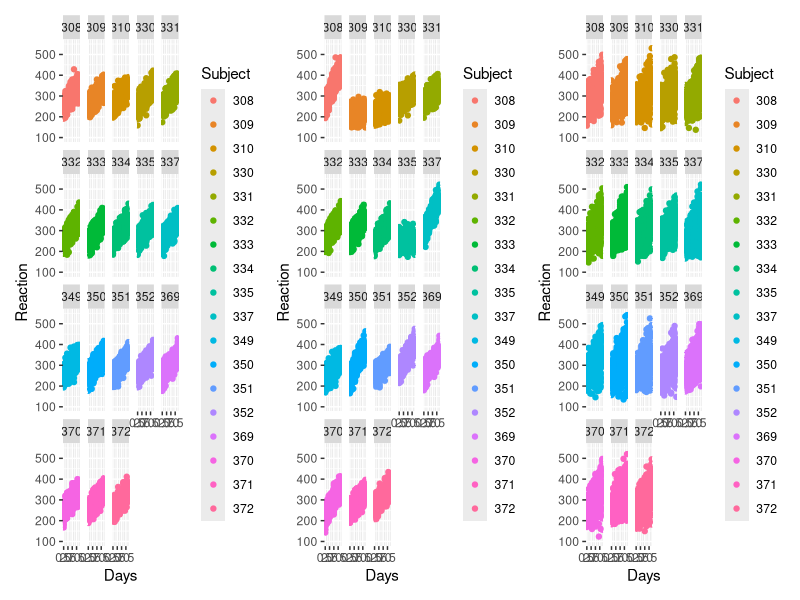

Generate this figure with R:
## example of setting simcodes
library(glmmTMB)
library(tidyverse)
library(patchwork)
data("sleepstudy", package = "lme4")
m1 <- glmmTMB(Reaction ~ Days + (Days|Subject), data = sleepstudy)

## modify sim code and simulate
sim_fun <- function(model, simcode = "zero", map = FALSE) {
    set_simcodes(model$obj, val = simcode, terms = "ALL")

    nvec <- seq(nrow(sleepstudy))
    ss0 <- sleepstudy |> mutate(n = nvec) |> select(-Reaction)
    ss <- (simulate(m1, nsim = 100, seed = 101)
        |> bind_rows()
        |> mutate(n = nvec)
        |> pivot_longer(-n, values_to = "Reaction")
        |> full_join(ss0, by = "n")
    )
    return(ss)
}

sim_zero <- sim_fun(m1, "zero")
sim_fix <- sim_fun(m1, "fix")
sim_random <- sim_fun(m1, "random")

gg0 <- (ggplot(sim_zero,
               aes(Days, Reaction, colour = Subject))
    + geom_point()
    + lims(y = c(100, 550))
    + facet_wrap(~Subject)
)

gg0 + (gg0 %+% sim_fix) + (gg0 %+% sim_random)
